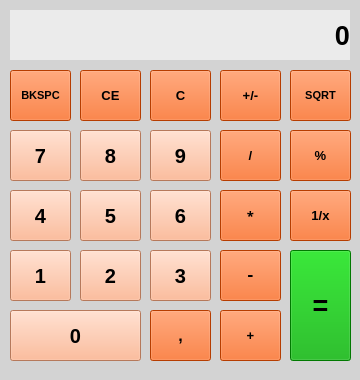
<?xml version="1.0" encoding="UTF-8"?>
<ui version="4.0">
 <class>MainWindow</class>
 <widget class="QMainWindow" name="MainWindow">
  <property name="geometry">
   <rect>
    <x>0</x>
    <y>0</y>
    <width>360</width>
    <height>380</height>
   </rect>
  </property>
  <property name="minimumSize">
   <size>
    <width>360</width>
    <height>380</height>
   </size>
  </property>
  <property name="maximumSize">
   <size>
    <width>360</width>
    <height>380</height>
   </size>
  </property>
  <property name="windowTitle">
   <string>Калькулятор</string>
  </property>
  <widget class="QWidget" name="centralwidget">
   <property name="minimumSize">
    <size>
     <width>360</width>
     <height>380</height>
    </size>
   </property>
   <property name="maximumSize">
    <size>
     <width>360</width>
     <height>380</height>
    </size>
   </property>
   <property name="styleSheet">
    <string notr="true">background-color: rgb(211, 211, 211);</string>
   </property>
   <widget class="QLabel" name="label_result">
    <property name="geometry">
     <rect>
      <x>10</x>
      <y>10</y>
      <width>340</width>
      <height>50</height>
     </rect>
    </property>
    <property name="maximumSize">
     <size>
      <width>340</width>
      <height>50</height>
     </size>
    </property>
    <property name="font">
     <font>
      <family>Arial</family>
      <pointsize>20</pointsize>
      <weight>75</weight>
      <bold>true</bold>
     </font>
    </property>
    <property name="styleSheet">
     <string notr="true">background-color: rgb(235, 235, 235);</string>
    </property>
    <property name="text">
     <string>0</string>
    </property>
    <property name="alignment">
     <set>Qt::AlignRight|Qt::AlignTrailing|Qt::AlignVCenter</set>
    </property>
   </widget>
   <widget class="QPushButton" name="button_backspace">
    <property name="geometry">
     <rect>
      <x>10</x>
      <y>70</y>
      <width>61</width>
      <height>51</height>
     </rect>
    </property>
    <property name="font">
     <font>
      <family>Arial</family>
      <pointsize>8</pointsize>
      <weight>75</weight>
      <bold>true</bold>
     </font>
    </property>
    <property name="styleSheet">
     <string notr="true">background-color: rgb(255, 85, 0);</string>
    </property>
    <property name="text">
     <string>BKSPC</string>
    </property>
   </widget>
   <widget class="QPushButton" name="button_1">
    <property name="geometry">
     <rect>
      <x>10</x>
      <y>250</y>
      <width>61</width>
      <height>51</height>
     </rect>
    </property>
    <property name="font">
     <font>
      <family>Arial</family>
      <pointsize>15</pointsize>
      <weight>75</weight>
      <bold>true</bold>
     </font>
    </property>
    <property name="styleSheet">
     <string notr="true">background-color: rgb(255, 170, 127);</string>
    </property>
    <property name="text">
     <string>1</string>
    </property>
   </widget>
   <widget class="QPushButton" name="button_0">
    <property name="geometry">
     <rect>
      <x>10</x>
      <y>310</y>
      <width>131</width>
      <height>51</height>
     </rect>
    </property>
    <property name="font">
     <font>
      <family>Arial</family>
      <pointsize>15</pointsize>
      <weight>75</weight>
      <bold>true</bold>
     </font>
    </property>
    <property name="styleSheet">
     <string notr="true">background-color: rgb(255, 170, 127);</string>
    </property>
    <property name="text">
     <string>0</string>
    </property>
   </widget>
   <widget class="QPushButton" name="button_oneclear">
    <property name="geometry">
     <rect>
      <x>80</x>
      <y>70</y>
      <width>61</width>
      <height>51</height>
     </rect>
    </property>
    <property name="font">
     <font>
      <family>Arial</family>
      <pointsize>10</pointsize>
      <weight>75</weight>
      <bold>true</bold>
     </font>
    </property>
    <property name="styleSheet">
     <string notr="true">background-color: rgb(255, 85, 0);</string>
    </property>
    <property name="text">
     <string>CE</string>
    </property>
   </widget>
   <widget class="QPushButton" name="button_allclear">
    <property name="geometry">
     <rect>
      <x>150</x>
      <y>70</y>
      <width>61</width>
      <height>51</height>
     </rect>
    </property>
    <property name="font">
     <font>
      <family>Arial</family>
      <pointsize>10</pointsize>
      <weight>75</weight>
      <bold>true</bold>
     </font>
    </property>
    <property name="styleSheet">
     <string notr="true">background-color: rgb(255, 85, 0);</string>
    </property>
    <property name="text">
     <string>C</string>
    </property>
   </widget>
   <widget class="QPushButton" name="button_sign">
    <property name="geometry">
     <rect>
      <x>220</x>
      <y>70</y>
      <width>61</width>
      <height>51</height>
     </rect>
    </property>
    <property name="font">
     <font>
      <family>Arial</family>
      <pointsize>10</pointsize>
      <weight>75</weight>
      <bold>true</bold>
     </font>
    </property>
    <property name="styleSheet">
     <string notr="true">background-color: rgb(255, 85, 0);</string>
    </property>
    <property name="text">
     <string>+/-</string>
    </property>
   </widget>
   <widget class="QPushButton" name="button_sqrt">
    <property name="geometry">
     <rect>
      <x>290</x>
      <y>70</y>
      <width>61</width>
      <height>51</height>
     </rect>
    </property>
    <property name="font">
     <font>
      <family>Arial</family>
      <pointsize>8</pointsize>
      <weight>75</weight>
      <bold>true</bold>
     </font>
    </property>
    <property name="styleSheet">
     <string notr="true">background-color: rgb(255, 85, 0);</string>
    </property>
    <property name="text">
     <string>SQRT</string>
    </property>
   </widget>
   <widget class="QPushButton" name="button_percent">
    <property name="geometry">
     <rect>
      <x>290</x>
      <y>130</y>
      <width>61</width>
      <height>51</height>
     </rect>
    </property>
    <property name="font">
     <font>
      <family>Arial</family>
      <pointsize>10</pointsize>
      <weight>75</weight>
      <bold>true</bold>
     </font>
    </property>
    <property name="styleSheet">
     <string notr="true">background-color: rgb(255, 85, 0);</string>
    </property>
    <property name="text">
     <string>%</string>
    </property>
   </widget>
   <widget class="QPushButton" name="button_inverse">
    <property name="geometry">
     <rect>
      <x>290</x>
      <y>190</y>
      <width>61</width>
      <height>51</height>
     </rect>
    </property>
    <property name="font">
     <font>
      <family>Arial</family>
      <pointsize>10</pointsize>
      <weight>75</weight>
      <bold>true</bold>
     </font>
    </property>
    <property name="styleSheet">
     <string notr="true">background-color: rgb(255, 85, 0);</string>
    </property>
    <property name="text">
     <string>1/x</string>
    </property>
   </widget>
   <widget class="QPushButton" name="button_equal">
    <property name="geometry">
     <rect>
      <x>290</x>
      <y>250</y>
      <width>61</width>
      <height>111</height>
     </rect>
    </property>
    <property name="font">
     <font>
      <family>Arial</family>
      <pointsize>20</pointsize>
      <weight>75</weight>
      <bold>true</bold>
     </font>
    </property>
    <property name="styleSheet">
     <string notr="true">background-color: rgb(0, 170, 0);</string>
    </property>
    <property name="text">
     <string>=</string>
    </property>
   </widget>
   <widget class="QPushButton" name="button_point">
    <property name="geometry">
     <rect>
      <x>150</x>
      <y>310</y>
      <width>61</width>
      <height>51</height>
     </rect>
    </property>
    <property name="font">
     <font>
      <family>Arial</family>
      <pointsize>12</pointsize>
      <weight>75</weight>
      <bold>true</bold>
     </font>
    </property>
    <property name="styleSheet">
     <string notr="true">background-color: rgb(255, 85, 0);</string>
    </property>
    <property name="text">
     <string>,</string>
    </property>
   </widget>
   <widget class="QPushButton" name="button_plus">
    <property name="geometry">
     <rect>
      <x>220</x>
      <y>310</y>
      <width>61</width>
      <height>51</height>
     </rect>
    </property>
    <property name="font">
     <font>
      <family>Arial</family>
      <pointsize>10</pointsize>
      <weight>75</weight>
      <bold>true</bold>
     </font>
    </property>
    <property name="styleSheet">
     <string notr="true">background-color: rgb(255, 85, 0);</string>
    </property>
    <property name="text">
     <string>+</string>
    </property>
   </widget>
   <widget class="QPushButton" name="button_2">
    <property name="geometry">
     <rect>
      <x>80</x>
      <y>250</y>
      <width>61</width>
      <height>51</height>
     </rect>
    </property>
    <property name="font">
     <font>
      <family>Arial</family>
      <pointsize>15</pointsize>
      <weight>75</weight>
      <bold>true</bold>
     </font>
    </property>
    <property name="styleSheet">
     <string notr="true">background-color: rgb(255, 170, 127);</string>
    </property>
    <property name="text">
     <string>2</string>
    </property>
   </widget>
   <widget class="QPushButton" name="button_3">
    <property name="geometry">
     <rect>
      <x>150</x>
      <y>250</y>
      <width>61</width>
      <height>51</height>
     </rect>
    </property>
    <property name="font">
     <font>
      <family>Arial</family>
      <pointsize>15</pointsize>
      <weight>75</weight>
      <bold>true</bold>
     </font>
    </property>
    <property name="styleSheet">
     <string notr="true">background-color: rgb(255, 170, 127);</string>
    </property>
    <property name="text">
     <string>3</string>
    </property>
   </widget>
   <widget class="QPushButton" name="button_4">
    <property name="geometry">
     <rect>
      <x>10</x>
      <y>190</y>
      <width>61</width>
      <height>51</height>
     </rect>
    </property>
    <property name="font">
     <font>
      <family>Arial</family>
      <pointsize>15</pointsize>
      <weight>75</weight>
      <bold>true</bold>
     </font>
    </property>
    <property name="styleSheet">
     <string notr="true">background-color: rgb(255, 170, 127);</string>
    </property>
    <property name="text">
     <string>4</string>
    </property>
   </widget>
   <widget class="QPushButton" name="button_5">
    <property name="geometry">
     <rect>
      <x>80</x>
      <y>190</y>
      <width>61</width>
      <height>51</height>
     </rect>
    </property>
    <property name="font">
     <font>
      <family>Arial</family>
      <pointsize>15</pointsize>
      <weight>75</weight>
      <bold>true</bold>
     </font>
    </property>
    <property name="styleSheet">
     <string notr="true">background-color: rgb(255, 170, 127);</string>
    </property>
    <property name="text">
     <string>5</string>
    </property>
   </widget>
   <widget class="QPushButton" name="button_6">
    <property name="geometry">
     <rect>
      <x>150</x>
      <y>190</y>
      <width>61</width>
      <height>51</height>
     </rect>
    </property>
    <property name="font">
     <font>
      <family>Arial</family>
      <pointsize>15</pointsize>
      <weight>75</weight>
      <bold>true</bold>
     </font>
    </property>
    <property name="styleSheet">
     <string notr="true">background-color: rgb(255, 170, 127);</string>
    </property>
    <property name="text">
     <string>6</string>
    </property>
   </widget>
   <widget class="QPushButton" name="button_7">
    <property name="geometry">
     <rect>
      <x>10</x>
      <y>130</y>
      <width>61</width>
      <height>51</height>
     </rect>
    </property>
    <property name="font">
     <font>
      <family>Arial</family>
      <pointsize>15</pointsize>
      <weight>75</weight>
      <bold>true</bold>
     </font>
    </property>
    <property name="styleSheet">
     <string notr="true">background-color: rgb(255, 170, 127);</string>
    </property>
    <property name="text">
     <string>7</string>
    </property>
   </widget>
   <widget class="QPushButton" name="button_8">
    <property name="geometry">
     <rect>
      <x>80</x>
      <y>130</y>
      <width>61</width>
      <height>51</height>
     </rect>
    </property>
    <property name="font">
     <font>
      <family>Arial</family>
      <pointsize>15</pointsize>
      <weight>75</weight>
      <bold>true</bold>
     </font>
    </property>
    <property name="styleSheet">
     <string notr="true">background-color: rgb(255, 170, 127);</string>
    </property>
    <property name="text">
     <string>8</string>
    </property>
   </widget>
   <widget class="QPushButton" name="button_9">
    <property name="geometry">
     <rect>
      <x>150</x>
      <y>130</y>
      <width>61</width>
      <height>51</height>
     </rect>
    </property>
    <property name="font">
     <font>
      <family>Arial</family>
      <pointsize>15</pointsize>
      <weight>75</weight>
      <bold>true</bold>
     </font>
    </property>
    <property name="styleSheet">
     <string notr="true">background-color: rgb(255, 170, 127);</string>
    </property>
    <property name="text">
     <string>9</string>
    </property>
   </widget>
   <widget class="QPushButton" name="button_minus">
    <property name="geometry">
     <rect>
      <x>220</x>
      <y>250</y>
      <width>61</width>
      <height>51</height>
     </rect>
    </property>
    <property name="font">
     <font>
      <family>Courier New</family>
      <pointsize>12</pointsize>
      <weight>75</weight>
      <bold>true</bold>
     </font>
    </property>
    <property name="styleSheet">
     <string notr="true">background-color: rgb(255, 85, 0);</string>
    </property>
    <property name="text">
     <string>-</string>
    </property>
   </widget>
   <widget class="QPushButton" name="button_multyply">
    <property name="geometry">
     <rect>
      <x>220</x>
      <y>190</y>
      <width>61</width>
      <height>51</height>
     </rect>
    </property>
    <property name="font">
     <font>
      <family>JetBrains Mono</family>
      <pointsize>10</pointsize>
      <weight>75</weight>
      <bold>true</bold>
     </font>
    </property>
    <property name="styleSheet">
     <string notr="true">background-color: rgb(255, 85, 0);</string>
    </property>
    <property name="text">
     <string>*</string>
    </property>
   </widget>
   <widget class="QPushButton" name="button_division">
    <property name="geometry">
     <rect>
      <x>220</x>
      <y>130</y>
      <width>61</width>
      <height>51</height>
     </rect>
    </property>
    <property name="font">
     <font>
      <family>Arial</family>
      <pointsize>10</pointsize>
      <weight>75</weight>
      <bold>true</bold>
     </font>
    </property>
    <property name="styleSheet">
     <string notr="true">background-color: rgb(255, 85, 0);</string>
    </property>
    <property name="text">
     <string>/</string>
    </property>
   </widget>
  </widget>
 </widget>
 <resources/>
 <connections/>
</ui>
